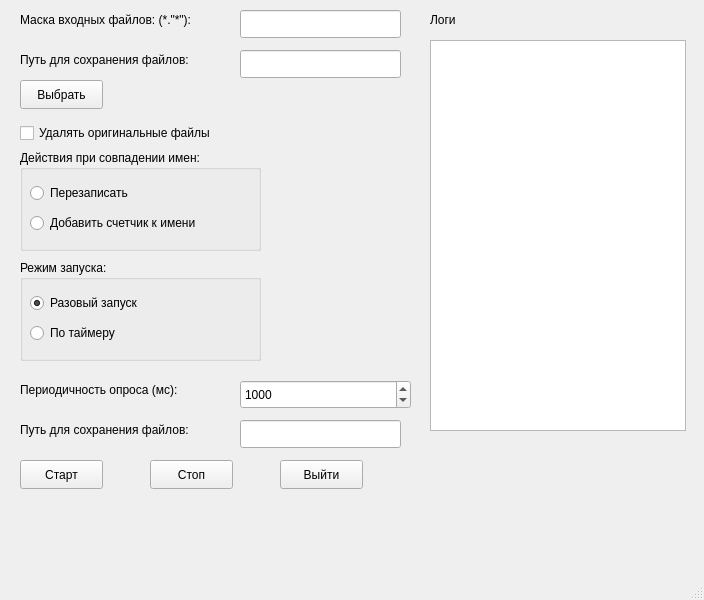
<?xml version="1.0" encoding="UTF-8"?>
<ui version="4.0">
 <class>MainWindow</class>
 <widget class="QMainWindow" name="MainWindow">
  <property name="geometry">
   <rect>
    <x>0</x>
    <y>0</y>
    <width>704</width>
    <height>600</height>
   </rect>
  </property>
  <property name="windowTitle">
   <string>MainWindow</string>
  </property>
  <widget class="QWidget" name="centralwidget">
   <widget class="QTextBrowser" name="textBrowserLog">
    <property name="geometry">
     <rect>
      <x>430</x>
      <y>40</y>
      <width>256</width>
      <height>391</height>
     </rect>
    </property>
   </widget>
   <widget class="QLabel" name="labelInputMask">
    <property name="geometry">
     <rect>
      <x>20</x>
      <y>10</y>
      <width>221</width>
      <height>20</height>
     </rect>
    </property>
    <property name="text">
     <string>Маска входных файлов: (*.&quot;*&quot;):</string>
    </property>
   </widget>
   <widget class="QLabel" name="labelOutputPath">
    <property name="geometry">
     <rect>
      <x>20</x>
      <y>50</y>
      <width>221</width>
      <height>20</height>
     </rect>
    </property>
    <property name="text">
     <string>Путь для сохранения файлов:</string>
    </property>
   </widget>
   <widget class="QLabel" name="labelLog">
    <property name="geometry">
     <rect>
      <x>430</x>
      <y>10</y>
      <width>63</width>
      <height>20</height>
     </rect>
    </property>
    <property name="text">
     <string>Логи</string>
    </property>
   </widget>
   <widget class="QLineEdit" name="lineEditInputMask">
    <property name="geometry">
     <rect>
      <x>240</x>
      <y>10</y>
      <width>161</width>
      <height>28</height>
     </rect>
    </property>
   </widget>
   <widget class="QLineEdit" name="lineEditOutputPath">
    <property name="geometry">
     <rect>
      <x>240</x>
      <y>50</y>
      <width>161</width>
      <height>28</height>
     </rect>
    </property>
   </widget>
   <widget class="QGroupBox" name="groupBoxFileConflict">
    <property name="geometry">
     <rect>
      <x>20</x>
      <y>150</y>
      <width>241</width>
      <height>101</height>
     </rect>
    </property>
    <property name="title">
     <string>Действия при совпадении имен:</string>
    </property>
    <widget class="QRadioButton" name="radioButtonOverwrite">
     <property name="geometry">
      <rect>
       <x>10</x>
       <y>30</y>
       <width>221</width>
       <height>26</height>
      </rect>
     </property>
     <property name="text">
      <string>Перезаписать</string>
     </property>
     <property name="checked">
      <bool>false</bool>
     </property>
    </widget>
    <widget class="QRadioButton" name="radioButtonAddCounter">
     <property name="geometry">
      <rect>
       <x>10</x>
       <y>60</y>
       <width>221</width>
       <height>26</height>
      </rect>
     </property>
     <property name="text">
      <string>Добавить счетчик к имени</string>
     </property>
    </widget>
   </widget>
   <widget class="QGroupBox" name="groupBoxRunMode">
    <property name="geometry">
     <rect>
      <x>20</x>
      <y>260</y>
      <width>241</width>
      <height>101</height>
     </rect>
    </property>
    <property name="title">
     <string>Режим запуска:</string>
    </property>
    <widget class="QRadioButton" name="radioButtonSingleRun">
     <property name="geometry">
      <rect>
       <x>10</x>
       <y>30</y>
       <width>221</width>
       <height>26</height>
      </rect>
     </property>
     <property name="text">
      <string>Разовый запуск</string>
     </property>
     <property name="checked">
      <bool>true</bool>
     </property>
    </widget>
    <widget class="QRadioButton" name="radioButtonTimerRun">
     <property name="geometry">
      <rect>
       <x>10</x>
       <y>60</y>
       <width>221</width>
       <height>26</height>
      </rect>
     </property>
     <property name="text">
      <string>По таймеру</string>
     </property>
    </widget>
   </widget>
   <widget class="QCheckBox" name="checkBoxDeleteAfterProcessing">
    <property name="geometry">
     <rect>
      <x>20</x>
      <y>120</y>
      <width>321</width>
      <height>26</height>
     </rect>
    </property>
    <property name="text">
     <string>Удалять оригинальные файлы</string>
    </property>
   </widget>
   <widget class="QPushButton" name="buttonSelectPath">
    <property name="geometry">
     <rect>
      <x>20</x>
      <y>80</y>
      <width>83</width>
      <height>29</height>
     </rect>
    </property>
    <property name="text">
     <string>Выбрать</string>
    </property>
   </widget>
   <widget class="QLabel" name="labelInterval">
    <property name="geometry">
     <rect>
      <x>20</x>
      <y>380</y>
      <width>231</width>
      <height>20</height>
     </rect>
    </property>
    <property name="text">
     <string>Периодичность опроса (мс):</string>
    </property>
   </widget>
   <widget class="QSpinBox" name="spinBoxInterval">
    <property name="geometry">
     <rect>
      <x>240</x>
      <y>380</y>
      <width>171</width>
      <height>29</height>
     </rect>
    </property>
    <property name="minimum">
     <number>100</number>
    </property>
    <property name="maximum">
     <number>99000</number>
    </property>
    <property name="value">
     <number>1000</number>
    </property>
   </widget>
   <widget class="QLabel" name="labelXorValue">
    <property name="geometry">
     <rect>
      <x>20</x>
      <y>420</y>
      <width>221</width>
      <height>20</height>
     </rect>
    </property>
    <property name="text">
     <string>Путь для сохранения файлов:</string>
    </property>
   </widget>
   <widget class="QLineEdit" name="lineEditXorValue">
    <property name="geometry">
     <rect>
      <x>240</x>
      <y>420</y>
      <width>161</width>
      <height>28</height>
     </rect>
    </property>
   </widget>
   <widget class="QPushButton" name="buttonStart">
    <property name="geometry">
     <rect>
      <x>20</x>
      <y>460</y>
      <width>83</width>
      <height>29</height>
     </rect>
    </property>
    <property name="text">
     <string>Старт</string>
    </property>
   </widget>
   <widget class="QPushButton" name="pushbuttonStop">
    <property name="geometry">
     <rect>
      <x>150</x>
      <y>460</y>
      <width>83</width>
      <height>29</height>
     </rect>
    </property>
    <property name="text">
     <string>Стоп</string>
    </property>
   </widget>
   <widget class="QPushButton" name="buttonExit">
    <property name="geometry">
     <rect>
      <x>280</x>
      <y>460</y>
      <width>83</width>
      <height>29</height>
     </rect>
    </property>
    <property name="text">
     <string>Выйти</string>
    </property>
   </widget>
  </widget>
  <widget class="QMenuBar" name="menubar">
   <property name="geometry">
    <rect>
     <x>0</x>
     <y>0</y>
     <width>704</width>
     <height>25</height>
    </rect>
   </property>
  </widget>
  <widget class="QStatusBar" name="statusbar"/>
 </widget>
 <resources/>
 <connections/>
</ui>
